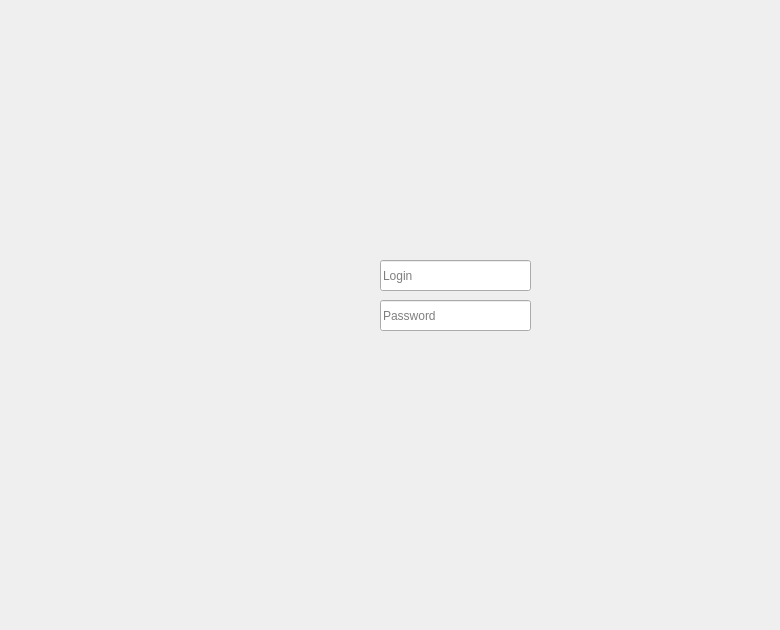
    <widget class="QWidget" name="page">
     <widget class="QLabel" name="label_3">
      <property name="geometry">
       <rect>
        <x>160</x>
        <y>100</y>
        <width>611</width>
        <height>411</height>
       </rect>
      </property>
      <property name="text">
       <string/>
      </property>
      <property name="pixmap">
       <pixmap>../../gestion_fournisseur/1.png</pixmap>
      </property>
     </widget>
     <widget class="QLineEdit" name="motdepasse">
      <property name="geometry">
       <rect>
        <x>380</x>
        <y>300</y>
        <width>151</width>
        <height>31</height>
       </rect>
      </property>
      <property name="text">
       <string/>
      </property>
      <property name="echoMode">
       <enum>QLineEdit::Password</enum>
      </property>
      <property name="placeholderText">
       <string>Password</string>
      </property>
     </widget>
     <widget class="QLabel" name="label_4">
      <property name="geometry">
       <rect>
        <x>370</x>
        <y>130</y>
        <width>161</width>
        <height>121</height>
       </rect>
      </property>
      <property name="text">
       <string/>
      </property>
      <property name="pixmap">
       <pixmap>../../gestion_fournisseur/login.png</pixmap>
      </property>
      <property name="scaledContents">
       <bool>true</bool>
      </property>
     </widget>
     <widget class="QLineEdit" name="utilisateur">
      <property name="geometry">
       <rect>
        <x>380</x>
        <y>260</y>
        <width>151</width>
        <height>31</height>
       </rect>
      </property>
      <property name="placeholderText">
       <string>Login</string>
      </property>
     </widget>
     <widget class="QPushButton" name="pushButton">
      <property name="geometry">
       <rect>
        <x>530</x>
        <y>340</y>
        <width>171</width>
        <height>101</height>
       </rect>
      </property>
      <property name="styleSheet">
       <string notr="true">#pushButton{
	image: url(:/new/prefix1/i,qge/OP.png);
border:none;}</string>
      </property>
      <property name="text">
       <string/>
      </property>
     </widget>
     <widget class="QLabel" name="label_2">
      <property name="geometry">
       <rect>
        <x>160</x>
        <y>-10</y>
        <width>611</width>
        <height>121</height>
       </rect>
      </property>
      <property name="text">
       <string/>
      </property>
      <property name="pixmap">
       <pixmap>../../gestion_fournisseur/baladiii.png</pixmap>
      </property>
      <property name="scaledContents">
       <bool>true</bool>
      </property>
     </widget>
     <widget class="QPushButton" name="pushButton_45">
      <property name="geometry">
       <rect>
        <x>90</x>
        <y>-10</y>
        <width>441</width>
        <height>621</height>
       </rect>
      </property>
      <property name="styleSheet">
       <string notr="true">#pushButton_45{
	image: url(:/new/prefix1/i,qge/c.png);
border:none;}</string>
      </property>
      <property name="text">
       <string/>
      </property>
     </widget>
    </widget>
